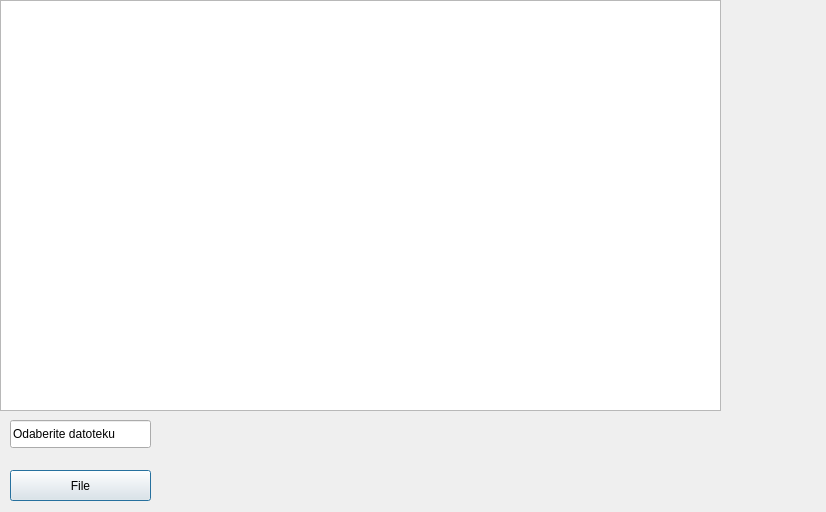
<?xml version="1.0" encoding="UTF-8"?>
<ui version="4.0">
 <class>Dialog</class>
 <widget class="QDialog" name="Dialog">
  <property name="geometry">
   <rect>
    <x>0</x>
    <y>0</y>
    <width>826</width>
    <height>512</height>
   </rect>
  </property>
  <property name="windowTitle">
   <string>Dialog</string>
  </property>
  <widget class="QGraphicsView" name="graphicsView">
   <property name="geometry">
    <rect>
     <x>0</x>
     <y>0</y>
     <width>721</width>
     <height>411</height>
    </rect>
   </property>
  </widget>
  <widget class="QLineEdit" name="lineEdit">
   <property name="geometry">
    <rect>
     <x>10</x>
     <y>420</y>
     <width>141</width>
     <height>28</height>
    </rect>
   </property>
   <property name="text">
    <string>Odaberite datoteku</string>
   </property>
  </widget>
  <widget class="QPushButton" name="pushButton">
   <property name="geometry">
    <rect>
     <x>10</x>
     <y>470</y>
     <width>141</width>
     <height>31</height>
    </rect>
   </property>
   <property name="text">
    <string>File</string>
   </property>
  </widget>
 </widget>
 <layoutdefault spacing="6" margin="11"/>
 <resources/>
 <connections/>
</ui>
